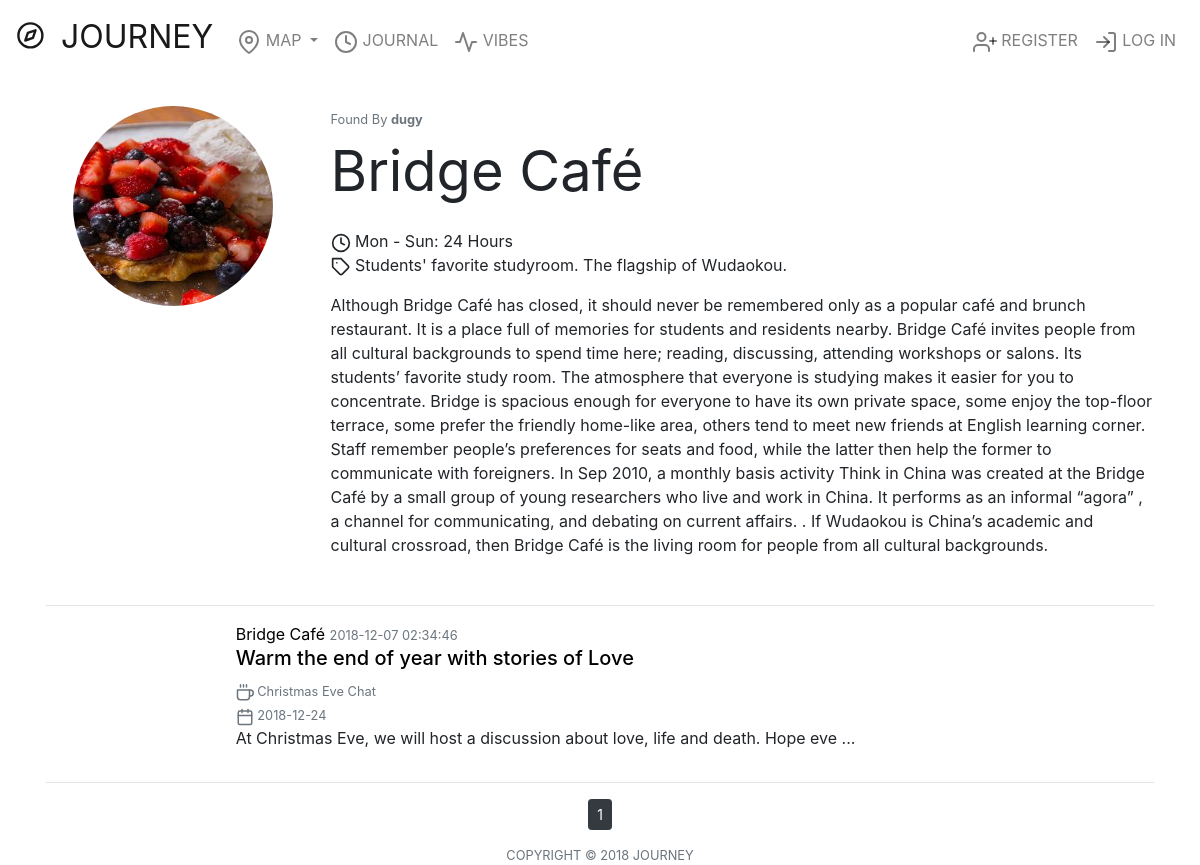
Page /station/Bridge Café on the earlier database version.
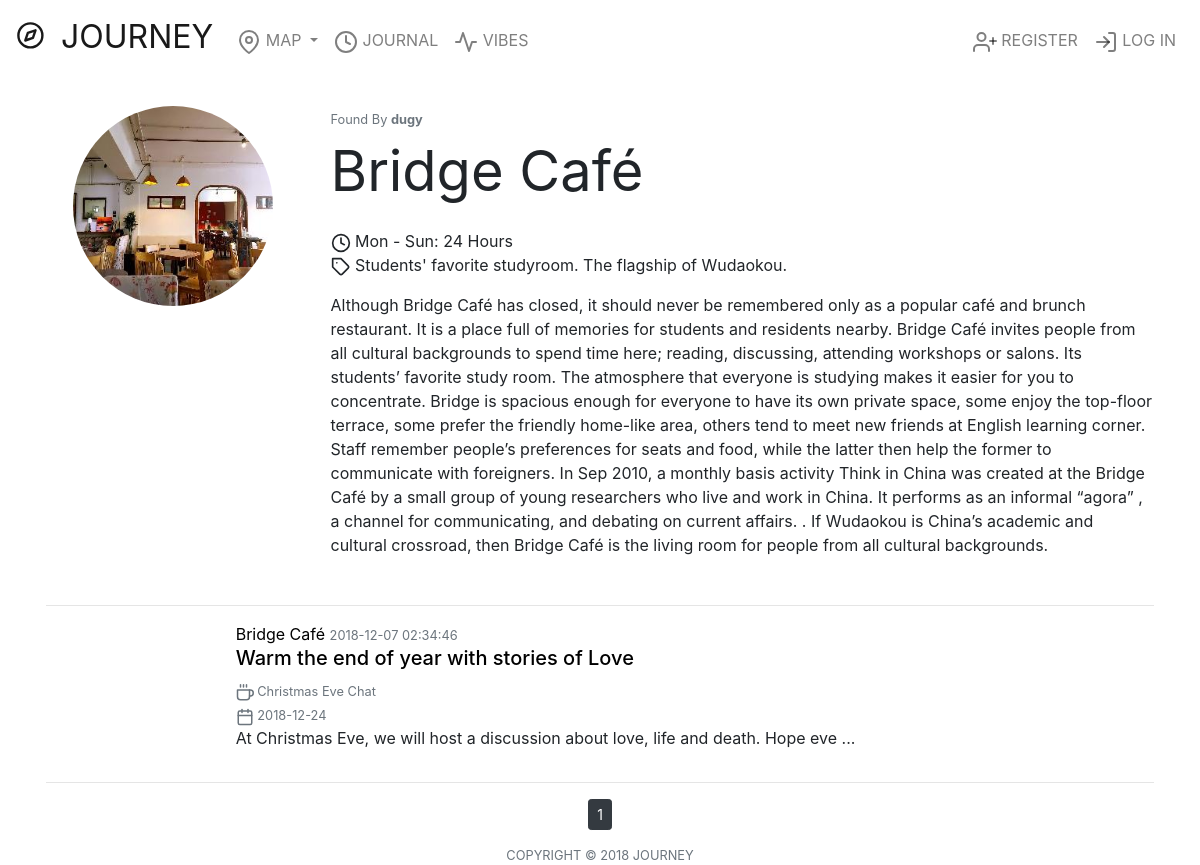
Same page on the later database version.
### journeyapp/models.py (models this page shows, shortened)
class Station(db.Model):
    id = db.Column(db.Integer, primary_key=True)
    name = db.Column(db.String(100), unique=True, nullable=False)
    latitude = db.Column(db.Numeric(10,7), nullable=False, default=39.9931568)
    longtitude = db.Column(db.Numeric(10,7), nullable=False, default=116.3375482)
    timeinfo = db.Column(db.Text, nullable=False)
    feature = db.Column(db.Text,nullable=False)
    abstract = db.Column(db.Text, nullable=False)
    image_file = db.Column(db.String(70), nullable=False, default="default.jpg")
    user_id = db.Column(db.Integer, db.ForeignKey('user.id'), nullable=False)
    events = db.relationship('Event', backref='station', lazy=True)
    journals = db.relationship('Journal', backref='station', lazy=True)

### journeyapp/routes.py (the view)
@app.route("/station/<string:station_name>")
def station_public(station_name):
    page = request.args.get("page", 1, type=int)
    station = Station.query.filter_by(name=station_name).first()
    if not station:
        return apology("This station does not exist!", 400)
    journals = Journal.query.filter_by(station=station)\
        .order_by(Journal.date_posted.desc())\
        .paginate(per_page=2,page=page)
    return render_template("station_public.html", journals=journals, station=station)

### journeyapp/__init__.py (called while the page is built)
def strlen(s):
    return len(s)

### journeyapp/routes.py (called while the page is built)
@app.after_request
def after_request(response):
    response.headers["Cache-Control"] = "no-cache, no-store, must-revalidate"
    response.headers["Expires"] = 0
    response.headers["Pragma"] = "no-cache"
    return response

### journeyapp/templates/station_public.html (shortened to what this page needs)
{% extends "layout.html" %}
{% block content %}
<div id="content-fluid" class="container p-3">
    <div class="row mt-2 mb-2">
    <div class="mt-2 mb-3 col-sm-3">
        <img class="rounded-circle" width="200" height="200" src="{{ url_for('static', filename='station_pics/' + station.image_file) }}" alt="Station Avatar">
    </div>
    <div class="mt-2 mb-3 col-sm-9 text-sm-left">
        <small class="text-muted">Found By </small>
        <a class="text-muted" href="{{url_for('user_public',username=station.seer.username)}}"><small><b>{{station.seer.username}}</b></small></a>
        <div class="mt-2 mb-2">
            <h4 class="display-4"><b>{{station.name}}</b></h4>
        </div>
        <div class="mt-4">
            <p>
                <svg xmlns="http://www.w3.org/2000/svg" width="20" height="20" viewBox="0 0 24 24" fill="none" stroke="currentColor" stroke-width="2" stroke-linecap="round" stroke-linejoin="round" class="feather feather-clock"><circle cx="12" cy="12" r="10"></circle><polyline points="12 6 12 12 16 14"></polyline></svg>
                {{station.timeinfo}}
            <br>
                {{station.feature}}
            </p>
            <p>
                {{station.abstract}}
            </p>
        </div>
    </div>
    </div>
    <hr/>
    {% for journal in journals.items %}
    <div class="row">
        <div class="col-sm-2 align-self-start">
        </div>
            <div class="col-sm-10">
                <div class="text-sm-left">
                    <a class="report-text-link" href="{{url_for('station_public',station_name=journal.event.station.name)}}">
                                {{ journal.station.name }}</a>
                    <small class="text-muted">{{ journal.date_posted.strftime('%Y-%m-%d %H:%M:%S') }}</small>
                    <h5><a class="report-text-link" href="{{url_for('single_journal', journal_id = journal.id)}}">{{journal.title}}</a></h5>
                    <small class="text-muted">
                        {{ journal.event.name}}</small>
                    <br>
                    <small class="text-muted">
                        {{ journal.event.date.strftime('%Y-%m-%d')}}</small>
                </div>
                {% if strlen(journal.content) > 80 %}
                <p class="text-sm-left">{{ journal.content[0:80]}} ...</p>
                {% else %}
                    <p class="text-sm-left">{{ journal.content}}</p>
                {% endif %}
            </div>
        </div>
        <hr/>
    {% endfor %}
    {% for page in journals.iter_pages(left_edge=1,right_edge=1,left_current=1,right_current=2) %}
        {% if page %}
            {% if journals.page == page %}
                <a class="btn btn-sm btn-dark" href="{{url_for('journal', page=page)}}">{{page}}</a>
            {% else %}
                <a class="btn btn-outline-dark btn-sm" href="{{url_for('journal', page=page)}}">{{page}}</a>
            {% endif %}
        {% else %}
            ...
        {% endif %}
    {% endfor %}
</div>
{% endblock %}

Differences in the rows shown:
changed Station "Bridge Café": image_file: a different picture
